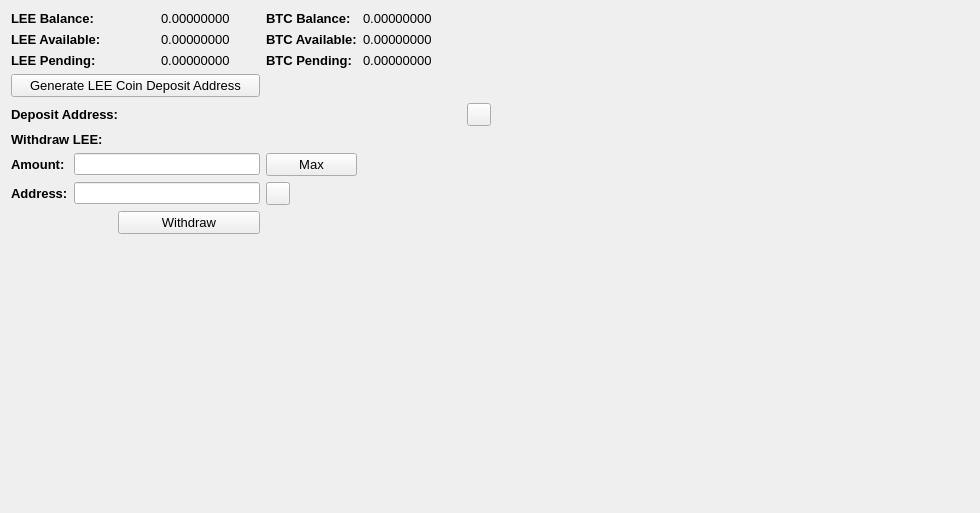
     <widget class="QWidget" name="BalanceTab">
      <attribute name="title">
       <string>Balance</string>
      </attribute>
      <layout class="QGridLayout" name="gridLayout_2">
       <item row="0" column="0" colspan="2">
        <widget class="QLabel" name="label_11">
         <property name="font">
          <font>
           <pointsize>10</pointsize>
           <weight>75</weight>
           <bold>true</bold>
          </font>
         </property>
         <property name="text">
          <string>LEE Balance:</string>
         </property>
        </widget>
       </item>
       <item row="0" column="3">
        <widget class="QLabel" name="LEEBalanceLabel">
         <property name="font">
          <font>
           <pointsize>10</pointsize>
          </font>
         </property>
         <property name="text">
          <string>0.00000000</string>
         </property>
         <property name="textInteractionFlags">
          <set>Qt::LinksAccessibleByMouse|Qt::TextSelectableByMouse</set>
         </property>
        </widget>
       </item>
       <item row="0" column="4">
        <widget class="QLabel" name="label_12">
         <property name="font">
          <font>
           <pointsize>10</pointsize>
           <weight>75</weight>
           <bold>true</bold>
          </font>
         </property>
         <property name="text">
          <string>BTC Balance:</string>
         </property>
        </widget>
       </item>
       <item row="0" column="5">
        <widget class="QLabel" name="BitcoinBalanceLabel">
         <property name="font">
          <font>
           <pointsize>10</pointsize>
          </font>
         </property>
         <property name="text">
          <string>0.00000000</string>
         </property>
         <property name="textInteractionFlags">
          <set>Qt::LinksAccessibleByMouse|Qt::TextSelectableByMouse</set>
         </property>
        </widget>
       </item>
       <item row="0" column="7" rowspan="10">
        <spacer name="horizontalSpacer_4">
         <property name="orientation">
          <enum>Qt::Horizontal</enum>
         </property>
         <property name="sizeHint" stdset="0">
          <size>
           <width>478</width>
           <height>488</height>
          </size>
         </property>
        </spacer>
       </item>
       <item row="1" column="0" colspan="2">
        <widget class="QLabel" name="label_13">
         <property name="font">
          <font>
           <pointsize>10</pointsize>
           <weight>75</weight>
           <bold>true</bold>
          </font>
         </property>
         <property name="text">
          <string>LEE Available:</string>
         </property>
        </widget>
       </item>
       <item row="1" column="3">
        <widget class="QLabel" name="LEEAvailableLabel_2">
         <property name="font">
          <font>
           <pointsize>10</pointsize>
          </font>
         </property>
         <property name="text">
          <string>0.00000000</string>
         </property>
         <property name="textInteractionFlags">
          <set>Qt::LinksAccessibleByMouse|Qt::TextSelectableByMouse</set>
         </property>
        </widget>
       </item>
       <item row="1" column="4">
        <widget class="QLabel" name="label_15">
         <property name="font">
          <font>
           <pointsize>10</pointsize>
           <weight>75</weight>
           <bold>true</bold>
          </font>
         </property>
         <property name="text">
          <string>BTC Available:</string>
         </property>
        </widget>
       </item>
       <item row="1" column="5">
        <widget class="QLabel" name="BitcoinAvailableLabel">
         <property name="font">
          <font>
           <pointsize>10</pointsize>
          </font>
         </property>
         <property name="text">
          <string>0.00000000</string>
         </property>
         <property name="textInteractionFlags">
          <set>Qt::LinksAccessibleByMouse|Qt::TextSelectableByMouse</set>
         </property>
        </widget>
       </item>
       <item row="2" column="0" colspan="2">
        <widget class="QLabel" name="label_14">
         <property name="font">
          <font>
           <pointsize>10</pointsize>
           <weight>75</weight>
           <bold>true</bold>
          </font>
         </property>
         <property name="text">
          <string>LEE Pending:</string>
         </property>
        </widget>
       </item>
       <item row="2" column="3">
        <widget class="QLabel" name="LEEPendingLabel">
         <property name="font">
          <font>
           <pointsize>10</pointsize>
          </font>
         </property>
         <property name="text">
          <string>0.00000000</string>
         </property>
         <property name="textInteractionFlags">
          <set>Qt::LinksAccessibleByMouse|Qt::TextSelectableByMouse</set>
         </property>
        </widget>
       </item>
       <item row="2" column="4">
        <widget class="QLabel" name="label_31">
         <property name="font">
          <font>
           <pointsize>10</pointsize>
           <weight>75</weight>
           <bold>true</bold>
          </font>
         </property>
         <property name="text">
          <string>BTC Pending:</string>
         </property>
        </widget>
       </item>
       <item row="2" column="5">
        <widget class="QLabel" name="BitcoinPendingLabel">
         <property name="font">
          <font>
           <pointsize>10</pointsize>
          </font>
         </property>
         <property name="text">
          <string>0.00000000</string>
         </property>
         <property name="textInteractionFlags">
          <set>Qt::LinksAccessibleByMouse|Qt::TextSelectableByMouse</set>
         </property>
        </widget>
       </item>
       <item row="3" column="0" colspan="4">
        <widget class="QPushButton" name="GenDepositBTN">
         <property name="font">
          <font>
           <pointsize>10</pointsize>
          </font>
         </property>
         <property name="text">
          <string>Generate LEE Coin Deposit Address</string>
         </property>
        </widget>
       </item>
       <item row="4" column="0" colspan="3">
        <widget class="QLabel" name="label_33">
         <property name="font">
          <font>
           <pointsize>10</pointsize>
           <weight>75</weight>
           <bold>true</bold>
          </font>
         </property>
         <property name="text">
          <string>Deposit Address:</string>
         </property>
        </widget>
       </item>
       <item row="4" column="3" colspan="3">
        <widget class="QLabel" name="DepositAddressLabel">
         <property name="minimumSize">
          <size>
           <width>300</width>
           <height>0</height>
          </size>
         </property>
         <property name="palette">
          <palette>
           <active>
            <colorrole role="WindowText">
             <brush brushstyle="SolidPattern">
              <color alpha="255">
               <red>0</red>
               <green>0</green>
               <blue>0</blue>
              </color>
             </brush>
            </colorrole>
            <colorrole role="Text">
             <brush brushstyle="SolidPattern">
              <color alpha="255">
               <red>0</red>
               <green>0</green>
               <blue>255</blue>
              </color>
             </brush>
            </colorrole>
           </active>
           <inactive>
            <colorrole role="WindowText">
             <brush brushstyle="SolidPattern">
              <color alpha="255">
               <red>0</red>
               <green>0</green>
               <blue>0</blue>
              </color>
             </brush>
            </colorrole>
            <colorrole role="Text">
             <brush brushstyle="SolidPattern">
              <color alpha="255">
               <red>0</red>
               <green>0</green>
               <blue>255</blue>
              </color>
             </brush>
            </colorrole>
           </inactive>
           <disabled>
            <colorrole role="WindowText">
             <brush brushstyle="SolidPattern">
              <color alpha="255">
               <red>120</red>
               <green>120</green>
               <blue>120</blue>
              </color>
             </brush>
            </colorrole>
            <colorrole role="Text">
             <brush brushstyle="SolidPattern">
              <color alpha="255">
               <red>120</red>
               <green>120</green>
               <blue>120</blue>
              </color>
             </brush>
            </colorrole>
           </disabled>
          </palette>
         </property>
         <property name="font">
          <font>
           <pointsize>10</pointsize>
           <weight>75</weight>
           <bold>true</bold>
          </font>
         </property>
         <property name="text">
          <string/>
         </property>
         <property name="alignment">
          <set>Qt::AlignRight|Qt::AlignTrailing|Qt::AlignVCenter</set>
         </property>
         <property name="textInteractionFlags">
          <set>Qt::LinksAccessibleByMouse|Qt::TextSelectableByKeyboard|Qt::TextSelectableByMouse</set>
         </property>
        </widget>
       </item>
       <item row="4" column="6">
        <widget class="QToolButton" name="DepositCopyButton">
         <property name="toolTip">
          <string>Copy to clipboard</string>
         </property>
         <property name="text">
          <string/>
         </property>
         <property name="icon">
          <iconset resource="../bitcoin.qrc">
           <normaloff>:/icons/editcopy</normaloff>:/icons/editcopy</iconset>
         </property>
         <property name="shortcut">
          <string>Alt+P</string>
         </property>
        </widget>
       </item>
       <item row="5" column="0" colspan="2">
        <widget class="QLabel" name="label_34">
         <property name="font">
          <font>
           <pointsize>10</pointsize>
           <weight>75</weight>
           <bold>true</bold>
          </font>
         </property>
         <property name="text">
          <string>Withdraw LEE:</string>
         </property>
        </widget>
       </item>
       <item row="6" column="0">
        <widget class="QLabel" name="label_26">
         <property name="font">
          <font>
           <pointsize>10</pointsize>
           <weight>75</weight>
           <bold>true</bold>
          </font>
         </property>
         <property name="text">
          <string>Amount:</string>
         </property>
        </widget>
       </item>
       <item row="6" column="1" colspan="3">
        <widget class="QLineEdit" name="WithdrawUnitsInput">
         <property name="font">
          <font>
           <pointsize>9</pointsize>
           <weight>75</weight>
           <bold>true</bold>
          </font>
         </property>
         <property name="text">
          <string/>
         </property>
        </widget>
       </item>
       <item row="6" column="4">
        <widget class="QPushButton" name="Withdraw_Max_Amount">
         <property name="font">
          <font>
           <pointsize>10</pointsize>
          </font>
         </property>
         <property name="text">
          <string>Max</string>
         </property>
        </widget>
       </item>
       <item row="7" column="0">
        <widget class="QLabel" name="label_10">
         <property name="font">
          <font>
           <pointsize>10</pointsize>
           <weight>75</weight>
           <bold>true</bold>
          </font>
         </property>
         <property name="text">
          <string>Address:</string>
         </property>
        </widget>
       </item>
       <item row="7" column="1" colspan="3">
        <widget class="QLineEdit" name="WithdrawAddress">
         <property name="font">
          <font>
           <pointsize>9</pointsize>
           <weight>75</weight>
           <bold>true</bold>
          </font>
         </property>
        </widget>
       </item>
       <item row="7" column="4">
        <widget class="QToolButton" name="WithdrawPasteButton">
         <property name="toolTip">
          <string>Paste from clipboard</string>
         </property>
         <property name="text">
          <string/>
         </property>
         <property name="icon">
          <iconset resource="../bitcoin.qrc">
           <normaloff>:/icons/editpaste</normaloff>:/icons/editpaste</iconset>
         </property>
         <property name="shortcut">
          <string>Alt+P</string>
         </property>
        </widget>
       </item>
       <item row="8" column="2" colspan="2">
        <widget class="QPushButton" name="WithdrawUnitsBtn">
         <property name="font">
          <font>
           <pointsize>10</pointsize>
          </font>
         </property>
         <property name="text">
          <string>Withdraw</string>
         </property>
        </widget>
       </item>
       <item row="9" column="0" colspan="6">
        <spacer name="verticalSpacer">
         <property name="orientation">
          <enum>Qt::Vertical</enum>
         </property>
         <property name="sizeHint" stdset="0">
          <size>
           <width>428</width>
           <height>262</height>
          </size>
         </property>
        </spacer>
       </item>
      </layout>
      <zorder>label_31</zorder>
      <zorder>label_15</zorder>
      <zorder>label_12</zorder>
      <zorder>label_14</zorder>
      <zorder>label_13</zorder>
      <zorder>label_11</zorder>
      <zorder>BitcoinBalanceLabel</zorder>
      <zorder>LEEBalanceLabel</zorder>
      <zorder>LEEAvailableLabel_2</zorder>
      <zorder>LEEPendingLabel</zorder>
      <zorder>BitcoinAvailableLabel</zorder>
      <zorder>BitcoinPendingLabel</zorder>
      <zorder>label_33</zorder>
      <zorder>GenDepositBTN</zorder>
      <zorder>DepositAddressLabel</zorder>
      <zorder>Withdraw_Max_Amount</zorder>
      <zorder>label_34</zorder>
      <zorder>WithdrawUnitsInput</zorder>
      <zorder>label_10</zorder>
      <zorder>label_26</zorder>
      <zorder>WithdrawAddress</zorder>
      <zorder>WithdrawUnitsBtn</zorder>
      <zorder>horizontalSpacer_4</zorder>
      <zorder>verticalSpacer</zorder>
      <zorder>WithdrawPasteButton</zorder>
      <zorder>DepositCopyButton</zorder>
     </widget>
